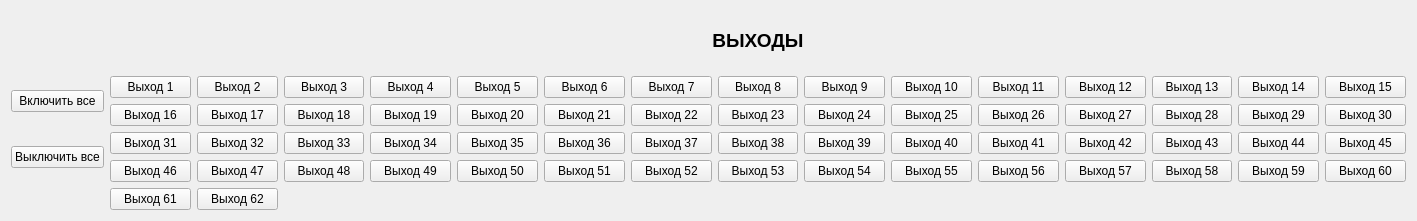
   <widget class="QWidget" name="gridLayoutWidget">
    <property name="geometry">
     <rect>
      <x>40</x>
      <y>410</y>
      <width>1417</width>
      <height>221</height>
     </rect>
    </property>
    <layout class="QGridLayout" name="gridLayout">
     <item row="2" column="3">
      <widget class="QPushButton" name="output18">
       <property name="text">
        <string>Выход 18</string>
       </property>
       <property name="checkable">
        <bool>true</bool>
       </property>
      </widget>
     </item>
     <item row="3" column="6">
      <widget class="QPushButton" name="output36">
       <property name="text">
        <string>Выход 36</string>
       </property>
       <property name="checkable">
        <bool>true</bool>
       </property>
      </widget>
     </item>
     <item row="2" column="5">
      <widget class="QPushButton" name="output20">
       <property name="text">
        <string>Выход 20</string>
       </property>
       <property name="checkable">
        <bool>true</bool>
       </property>
      </widget>
     </item>
     <item row="3" column="7">
      <widget class="QPushButton" name="output37">
       <property name="text">
        <string>Выход 37</string>
       </property>
       <property name="checkable">
        <bool>true</bool>
       </property>
      </widget>
     </item>
     <item row="1" column="12">
      <widget class="QPushButton" name="output12">
       <property name="text">
        <string>Выход 12</string>
       </property>
       <property name="checkable">
        <bool>true</bool>
       </property>
      </widget>
     </item>
     <item row="3" column="3">
      <widget class="QPushButton" name="output33">
       <property name="text">
        <string>Выход 33</string>
       </property>
       <property name="checkable">
        <bool>true</bool>
       </property>
      </widget>
     </item>
     <item row="1" column="15">
      <widget class="QPushButton" name="output15">
       <property name="text">
        <string>Выход 15</string>
       </property>
       <property name="checkable">
        <bool>true</bool>
       </property>
      </widget>
     </item>
     <item row="2" column="2">
      <widget class="QPushButton" name="output17">
       <property name="text">
        <string>Выход 17</string>
       </property>
       <property name="checkable">
        <bool>true</bool>
       </property>
      </widget>
     </item>
     <item row="5" column="1">
      <widget class="QPushButton" name="output61">
       <property name="text">
        <string>Выход 61</string>
       </property>
       <property name="checkable">
        <bool>true</bool>
       </property>
      </widget>
     </item>
     <item row="2" column="12">
      <widget class="QPushButton" name="output27">
       <property name="text">
        <string>Выход 27</string>
       </property>
       <property name="checkable">
        <bool>true</bool>
       </property>
      </widget>
     </item>
     <item row="2" column="1">
      <widget class="QPushButton" name="output16">
       <property name="text">
        <string>Выход 16</string>
       </property>
       <property name="checkable">
        <bool>true</bool>
       </property>
      </widget>
     </item>
     <item row="1" column="13">
      <widget class="QPushButton" name="output13">
       <property name="text">
        <string>Выход 13</string>
       </property>
       <property name="checkable">
        <bool>true</bool>
       </property>
      </widget>
     </item>
     <item row="4" column="13">
      <widget class="QPushButton" name="output58">
       <property name="text">
        <string>Выход 58</string>
       </property>
       <property name="checkable">
        <bool>true</bool>
       </property>
      </widget>
     </item>
     <item row="1" column="9">
      <widget class="QPushButton" name="output9">
       <property name="text">
        <string>Выход 9</string>
       </property>
       <property name="checkable">
        <bool>true</bool>
       </property>
      </widget>
     </item>
     <item row="1" column="4">
      <widget class="QPushButton" name="output4">
       <property name="text">
        <string>Выход 4</string>
       </property>
       <property name="checkable">
        <bool>true</bool>
       </property>
      </widget>
     </item>
     <item row="1" column="3">
      <widget class="QPushButton" name="output3">
       <property name="text">
        <string>Выход 3</string>
       </property>
       <property name="checkable">
        <bool>true</bool>
       </property>
      </widget>
     </item>
     <item row="3" column="12">
      <widget class="QPushButton" name="output42">
       <property name="text">
        <string>Выход 42</string>
       </property>
       <property name="checkable">
        <bool>true</bool>
       </property>
      </widget>
     </item>
     <item row="1" column="14">
      <widget class="QPushButton" name="output14">
       <property name="text">
        <string>Выход 14</string>
       </property>
       <property name="checkable">
        <bool>true</bool>
       </property>
      </widget>
     </item>
     <item row="4" column="1">
      <widget class="QPushButton" name="output46">
       <property name="text">
        <string>Выход 46</string>
       </property>
       <property name="checkable">
        <bool>true</bool>
       </property>
      </widget>
     </item>
     <item row="3" column="14">
      <widget class="QPushButton" name="output44">
       <property name="text">
        <string>Выход 44</string>
       </property>
       <property name="checkable">
        <bool>true</bool>
       </property>
      </widget>
     </item>
     <item row="1" column="11">
      <widget class="QPushButton" name="output11">
       <property name="text">
        <string>Выход 11</string>
       </property>
       <property name="checkable">
        <bool>true</bool>
       </property>
      </widget>
     </item>
     <item row="4" column="8">
      <widget class="QPushButton" name="output53">
       <property name="text">
        <string>Выход 53</string>
       </property>
       <property name="checkable">
        <bool>true</bool>
       </property>
      </widget>
     </item>
     <item row="1" column="8">
      <widget class="QPushButton" name="output8">
       <property name="text">
        <string>Выход 8</string>
       </property>
       <property name="checkable">
        <bool>true</bool>
       </property>
      </widget>
     </item>
     <item row="2" column="7">
      <widget class="QPushButton" name="output22">
       <property name="text">
        <string>Выход 22</string>
       </property>
       <property name="checkable">
        <bool>true</bool>
       </property>
      </widget>
     </item>
     <item row="0" column="1" colspan="15">
      <widget class="QLabel" name="label">
       <property name="font">
        <font>
         <pointsize>14</pointsize>
         <weight>75</weight>
         <bold>true</bold>
        </font>
       </property>
       <property name="text">
        <string>ВЫХОДЫ</string>
       </property>
       <property name="alignment">
        <set>Qt::AlignCenter</set>
       </property>
      </widget>
     </item>
     <item row="4" column="7">
      <widget class="QPushButton" name="output52">
       <property name="text">
        <string>Выход 52</string>
       </property>
       <property name="checkable">
        <bool>true</bool>
       </property>
      </widget>
     </item>
     <item row="3" column="11">
      <widget class="QPushButton" name="output41">
       <property name="text">
        <string>Выход 41</string>
       </property>
       <property name="checkable">
        <bool>true</bool>
       </property>
      </widget>
     </item>
     <item row="5" column="2">
      <widget class="QPushButton" name="output62">
       <property name="text">
        <string>Выход 62</string>
       </property>
       <property name="checkable">
        <bool>true</bool>
       </property>
      </widget>
     </item>
     <item row="1" column="2">
      <widget class="QPushButton" name="output2">
       <property name="text">
        <string>Выход 2</string>
       </property>
       <property name="checkable">
        <bool>true</bool>
       </property>
      </widget>
     </item>
     <item row="2" column="13">
      <widget class="QPushButton" name="output28">
       <property name="text">
        <string>Выход 28</string>
       </property>
       <property name="checkable">
        <bool>true</bool>
       </property>
      </widget>
     </item>
     <item row="2" column="9">
      <widget class="QPushButton" name="output24">
       <property name="text">
        <string>Выход 24</string>
       </property>
       <property name="checkable">
        <bool>true</bool>
       </property>
      </widget>
     </item>
     <item row="1" column="6">
      <widget class="QPushButton" name="output6">
       <property name="text">
        <string>Выход 6</string>
       </property>
       <property name="checkable">
        <bool>true</bool>
       </property>
      </widget>
     </item>
     <item row="4" column="9">
      <widget class="QPushButton" name="output54">
       <property name="text">
        <string>Выход 54</string>
       </property>
       <property name="checkable">
        <bool>true</bool>
       </property>
      </widget>
     </item>
     <item row="2" column="14">
      <widget class="QPushButton" name="output29">
       <property name="text">
        <string>Выход 29</string>
       </property>
       <property name="checkable">
        <bool>true</bool>
       </property>
      </widget>
     </item>
     <item row="3" column="5">
      <widget class="QPushButton" name="output35">
       <property name="text">
        <string>Выход 35</string>
       </property>
       <property name="checkable">
        <bool>true</bool>
       </property>
      </widget>
     </item>
     <item row="2" column="10">
      <widget class="QPushButton" name="output25">
       <property name="text">
        <string>Выход 25</string>
       </property>
       <property name="checkable">
        <bool>true</bool>
       </property>
      </widget>
     </item>
     <item row="3" column="8">
      <widget class="QPushButton" name="output38">
       <property name="text">
        <string>Выход 38</string>
       </property>
       <property name="checkable">
        <bool>true</bool>
       </property>
      </widget>
     </item>
     <item row="2" column="8">
      <widget class="QPushButton" name="output23">
       <property name="text">
        <string>Выход 23</string>
       </property>
       <property name="checkable">
        <bool>true</bool>
       </property>
      </widget>
     </item>
     <item row="2" column="4">
      <widget class="QPushButton" name="output19">
       <property name="text">
        <string>Выход 19</string>
       </property>
       <property name="checkable">
        <bool>true</bool>
       </property>
      </widget>
     </item>
     <item row="1" column="5">
      <widget class="QPushButton" name="output5">
       <property name="text">
        <string>Выход 5</string>
       </property>
       <property name="checkable">
        <bool>true</bool>
       </property>
      </widget>
     </item>
     <item row="4" column="12">
      <widget class="QPushButton" name="output57">
       <property name="text">
        <string>Выход 57</string>
       </property>
       <property name="checkable">
        <bool>true</bool>
       </property>
      </widget>
     </item>
     <item row="4" column="11">
      <widget class="QPushButton" name="output56">
       <property name="text">
        <string>Выход 56</string>
       </property>
       <property name="checkable">
        <bool>true</bool>
       </property>
      </widget>
     </item>
     <item row="4" column="2">
      <widget class="QPushButton" name="output47">
       <property name="text">
        <string>Выход 47</string>
       </property>
       <property name="checkable">
        <bool>true</bool>
       </property>
      </widget>
     </item>
     <item row="4" column="3">
      <widget class="QPushButton" name="output48">
       <property name="text">
        <string>Выход 48</string>
       </property>
       <property name="checkable">
        <bool>true</bool>
       </property>
      </widget>
     </item>
     <item row="4" column="14">
      <widget class="QPushButton" name="output59">
       <property name="text">
        <string>Выход 59</string>
       </property>
       <property name="checkable">
        <bool>true</bool>
       </property>
      </widget>
     </item>
     <item row="4" column="5">
      <widget class="QPushButton" name="output50">
       <property name="text">
        <string>Выход 50</string>
       </property>
       <property name="checkable">
        <bool>true</bool>
       </property>
      </widget>
     </item>
     <item row="3" column="2">
      <widget class="QPushButton" name="output32">
       <property name="text">
        <string>Выход 32</string>
       </property>
       <property name="checkable">
        <bool>true</bool>
       </property>
      </widget>
     </item>
     <item row="3" column="1">
      <widget class="QPushButton" name="output31">
       <property name="text">
        <string>Выход 31</string>
       </property>
       <property name="checkable">
        <bool>true</bool>
       </property>
      </widget>
     </item>
     <item row="4" column="4">
      <widget class="QPushButton" name="output49">
       <property name="text">
        <string>Выход 49</string>
       </property>
       <property name="checkable">
        <bool>true</bool>
       </property>
      </widget>
     </item>
     <item row="1" column="1">
      <widget class="QPushButton" name="output1">
       <property name="enabled">
        <bool>true</bool>
       </property>
       <property name="text">
        <string>Выход 1</string>
       </property>
       <property name="checkable">
        <bool>true</bool>
       </property>
       <property name="flat">
        <bool>false</bool>
       </property>
      </widget>
     </item>
     <item row="3" column="13">
      <widget class="QPushButton" name="output43">
       <property name="text">
        <string>Выход 43</string>
       </property>
       <property name="checkable">
        <bool>true</bool>
       </property>
      </widget>
     </item>
     <item row="4" column="6">
      <widget class="QPushButton" name="output51">
       <property name="text">
        <string>Выход 51</string>
       </property>
       <property name="checkable">
        <bool>true</bool>
       </property>
      </widget>
     </item>
     <item row="2" column="15">
      <widget class="QPushButton" name="output30">
       <property name="text">
        <string>Выход 30</string>
       </property>
       <property name="checkable">
        <bool>true</bool>
       </property>
      </widget>
     </item>
     <item row="3" column="9">
      <widget class="QPushButton" name="output39">
       <property name="text">
        <string>Выход 39</string>
       </property>
       <property name="checkable">
        <bool>true</bool>
       </property>
      </widget>
     </item>
     <item row="4" column="15">
      <widget class="QPushButton" name="output60">
       <property name="text">
        <string>Выход 60</string>
       </property>
       <property name="checkable">
        <bool>true</bool>
       </property>
      </widget>
     </item>
     <item row="3" column="15">
      <widget class="QPushButton" name="output45">
       <property name="text">
        <string>Выход 45</string>
       </property>
       <property name="checkable">
        <bool>true</bool>
       </property>
      </widget>
     </item>
     <item row="3" column="4">
      <widget class="QPushButton" name="output34">
       <property name="text">
        <string>Выход 34</string>
       </property>
       <property name="checkable">
        <bool>true</bool>
       </property>
      </widget>
     </item>
     <item row="1" column="10">
      <widget class="QPushButton" name="output10">
       <property name="text">
        <string>Выход 10</string>
       </property>
       <property name="checkable">
        <bool>true</bool>
       </property>
      </widget>
     </item>
     <item row="3" column="10">
      <widget class="QPushButton" name="output40">
       <property name="text">
        <string>Выход 40</string>
       </property>
       <property name="checkable">
        <bool>true</bool>
       </property>
      </widget>
     </item>
     <item row="2" column="6">
      <widget class="QPushButton" name="output21">
       <property name="text">
        <string>Выход 21</string>
       </property>
       <property name="checkable">
        <bool>true</bool>
       </property>
      </widget>
     </item>
     <item row="4" column="10">
      <widget class="QPushButton" name="output55">
       <property name="text">
        <string>Выход 55</string>
       </property>
       <property name="checkable">
        <bool>true</bool>
       </property>
      </widget>
     </item>
     <item row="1" column="7">
      <widget class="QPushButton" name="output7">
       <property name="text">
        <string>Выход 7</string>
       </property>
       <property name="checkable">
        <bool>true</bool>
       </property>
      </widget>
     </item>
     <item row="2" column="11">
      <widget class="QPushButton" name="output26">
       <property name="text">
        <string>Выход 26</string>
       </property>
       <property name="checkable">
        <bool>true</bool>
       </property>
      </widget>
     </item>
     <item row="1" column="0" rowspan="2">
      <widget class="QPushButton" name="allOutputsOn">
       <property name="text">
        <string>Включить все</string>
       </property>
      </widget>
     </item>
     <item row="3" column="0" rowspan="2">
      <widget class="QPushButton" name="allOutputsOff">
       <property name="text">
        <string>Выключить все</string>
       </property>
      </widget>
     </item>
    </layout>
   </widget>
